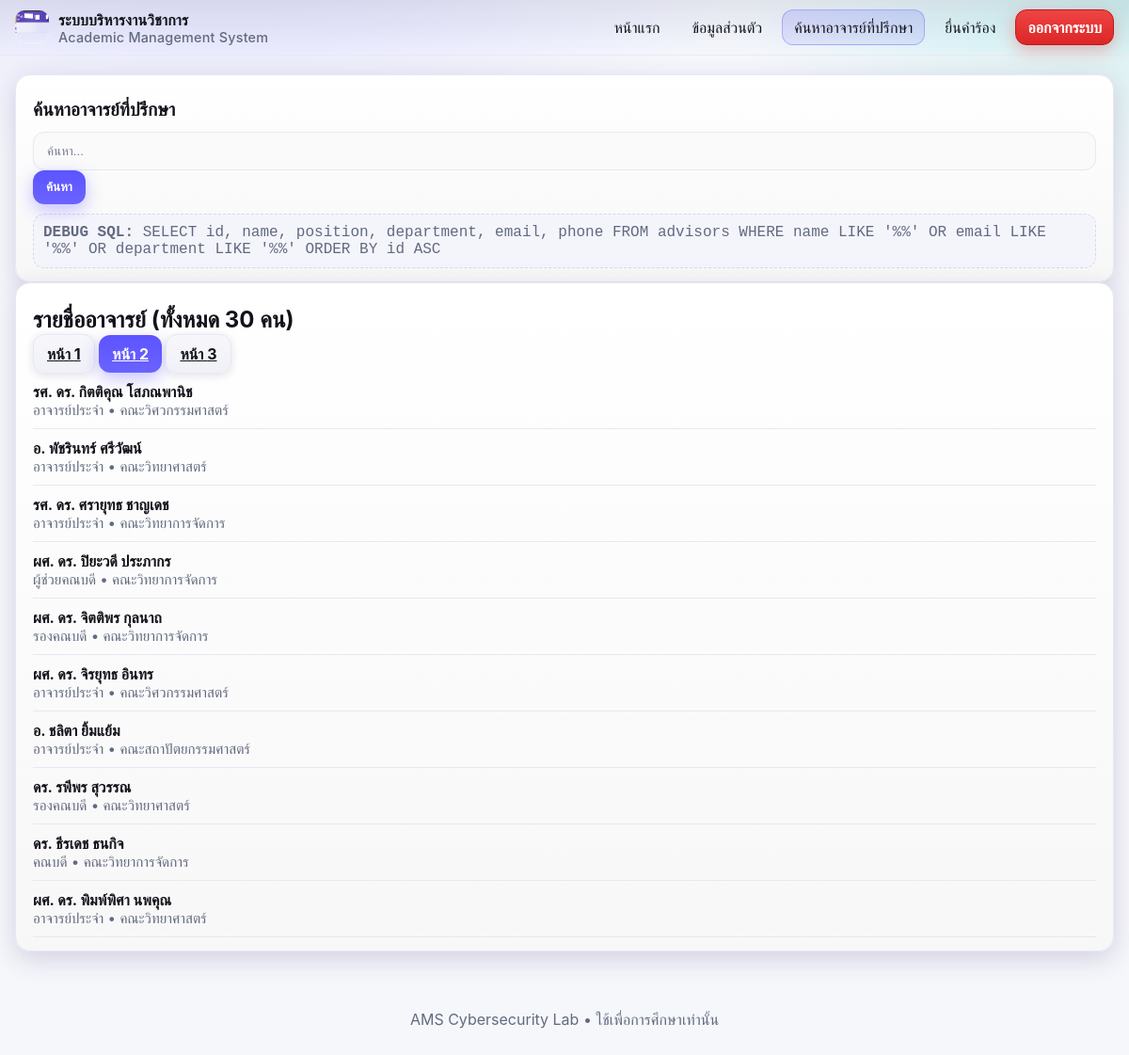
Page /advisors.php?page=2 (signed in) on the committed database.
### tables this page shows
CREATE TABLE IF NOT EXISTS advisors (id INT AUTO_INCREMENT PRIMARY KEY, name VARCHAR(120), position VARCHAR(120), department VARCHAR(120), email VARCHAR(120), phone VARCHAR(50));

### src/advisors.php (the view, shortened to what this page needs)
<?php
require 'db.php';
include '_header.php';
$q = $_GET['q'] ?? '';
$sql = "SELECT id, name, position, department, email, phone
        FROM advisors
        WHERE name LIKE '%$q%' OR email LIKE '%$q%' OR department LIKE '%$q%'
        ORDER BY id ASC";
$res = $conn->query($sql);
$rows = [];
while ($res && $row = $res->fetch_assoc()) { $rows[] = $row; }
$perPage = 10;
$total = count($rows);
$pages = max(1, (int)ceil($total / $perPage));
$page = isset($_GET['page']) ? max(1, min($pages, (int)$_GET['page'])) : 1;
$start = ($page - 1) * $perPage;
$current = array_slice($rows, $start, $perPage);
function h($s){ return htmlspecialchars((string)$s, ENT_QUOTES, 'UTF-8'); }
function page_link($n){
  $q = $_GET['q'] ?? '';
  $params = ['page'=>$n];
  return 'advisors.php?' . http_build_query($params);
}
?>
<div class="card">
  <h1>ค้นหาอาจารย์ที่ปรึกษา</h1>
  <form method="get" class="row">
    <input name="q" placeholder="ค้นหา..." value="<?=h($q)?>">
    <button class="btn">ค้นหา</button>
  </form>
  <div class="debug"><b>DEBUG SQL:</b> <?=h($sql)?></div>
</div>
<?php if ($total === 0): ?>
  <div class="card"><p>ไม่พบอาจารย์ที่ปรึกษา</p></div>
<?php else: ?>
  <div class="card">
    <h2>รายชื่ออาจารย์ (ทั้งหมด <?=h($total)?> คน)</h2>
    <div class="row" role="tablist" style="flex-wrap:wrap; gap:8px; margin-bottom:10px">
      <?php for($i=1;$i<=$pages;$i++): ?>
        <a href="<?=h(page_link($i))?>"
           class="btn <?= $i===$page ? '' : 'btn-secondary' ?>"
           role="tab"
           aria-selected="<?= $i===$page ? 'true':'false' ?>"
        >หน้า <?=h($i)?></a>
      <?php endfor; ?>
    </div>
    <ul style="list-style:none; padding:0; margin:0">
      <?php foreach($current as $row): ?>
        <li style="padding:10px 0; border-bottom:1px solid var(--border)">
          <div style="font-weight:700"><?=h($row['name'])?></div>
          <div class="hint"><?=h($row['position'])?> • <?=h($row['department'])?></div>
        </li>
      <?php endforeach; ?>
    </ul>
  </div>
<?php endif; ?>
<?php include '_footer.php'; ?>

### src/assets/style.css (style rules this page uses)
:root { --bg:#f6f7fb; --surface:#ffffff; --text:#12131a; --muted:#636a80; --border:#e6e8f5; --border-strong:#d6d8ee; --primary:#5c54ff; --primary-2:#8a7bff; --primary-3:#6b63ff; --accent:#00bfa6; --warn:#ffcc00; --danger:#ff5570; --ok:#22c55e; --ring: rgba(92,84,255,.35); --radius:16px; --shadow:0 8px 28px rgba(45,35,105,.18); --shadow-2:0 2px 10px rgba(24,21,72,.12); }
html,body { height:100% }
body { margin:0; font-family: Inter, ui-sans-serif, system-ui, -apple-system, Segoe UI, Roboto, Ubuntu, Cantarell, "Noto Sans", Arial; color:var(--text); background: var(--bg); background-image: radial-gradient(1000px 500px at 20% -10%, rgba(92,84,255,.15), transparent 60%), radial-gradient(700px 400px at 100% 0%, rgba(0,191,166,.12), transparent 60%); background-repeat:no-repeat; }
.card { background: var(--surface); border:1px solid var(--border); border-radius:var(--radius); box-shadow:var(--shadow); padding:18px 18px 14px; }
.card h1,.card h2 { margin:6px 0 12px }
.card h1 { font-size:1.2rem }
.card .hint { color:var(--muted); font-size:.95rem }
input,select,textarea { width:100%; box-sizing:border-box; padding:12px 14px; border-radius:12px; background:#fbfbfd; border:1px solid var(--border); color:var(--text); outline:none; transition:border .18s, box-shadow .18s, background .18s; }
input::placeholder { color:#9096ad }
.btn, button { -webkit-appearance:none; appearance:none; border:0; cursor:pointer; padding:10px 14px; border-radius:12px; font-weight:700; background: linear-gradient(180deg, var(--primary), var(--primary-3)); color:#fff; box-shadow:0 6px 18px rgba(92,84,255,.35); transition: transform .08s ease, box-shadow .2s ease, filter .2s ease; }
.btn-secondary { background: linear-gradient(180deg, #f7f7fb, #f0f1f7); color:var(--text); box-shadow:var(--shadow-2); border:1px solid var(--border); }
.debug { margin-top:10px; background:#f4f5fb; border:1px dashed var(--border-strong); border-radius:12px; padding:10px; color:var(--muted); font-family: ui-monospace, SFMono-Regular, Menlo, Consolas, "Liberation Mono", monospace; overflow:auto; }

### rows in the picture
advisors: name "รศ. ดร. กิตติคุณ โสภณพานิช", position "อาจารย์ประจำ", department "คณะวิศวกรรมศาสตร์"
advisors: name "อ. พัชรินทร์ ศรีวัฒน์", position "อาจารย์ประจำ", department "คณะวิทยาศาสตร์"
advisors: name "รศ. ดร. ศรายุทธ ชาญเดช", position "อาจารย์ประจำ", department "คณะวิทยาการจัดการ"
advisors: name "ผศ. ดร. ปิยะวดี ประภากร", position "ผู้ช่วยคณบดี", department "คณะวิทยาการจัดการ"
advisors: name "ผศ. ดร. จิตติพร กุลนาถ", position "รองคณบดี", department "คณะวิทยาการจัดการ"
advisors: name "ผศ. ดร. จิรยุทธ อินทร", position "อาจารย์ประจำ", department "คณะวิศวกรรมศาสตร์"
advisors: name "อ. ชลิตา ยิ้มแย้ม", position "อาจารย์ประจำ", department "คณะสถาปัตยกรรมศาสตร์"
advisors: name "ดร. รพีพร สุวรรณ", position "รองคณบดี", department "คณะวิทยาศาสตร์"
advisors: name "ดร. ธีรเดช ธนกิจ", position "คณบดี", department "คณะวิทยาการจัดการ"
advisors: name "ผศ. ดร. พิมพ์พิศา นพคุณ", position "อาจารย์ประจำ", department "คณะวิทยาศาสตร์"

### other values in the picture
$sql "SELECT id, name, position, department, email, phone FROM advisors WHERE name LIKE '%%' OR email LIKE '%%' OR department LIKE '%%' ORDER BY id ASC"
$total "30"
